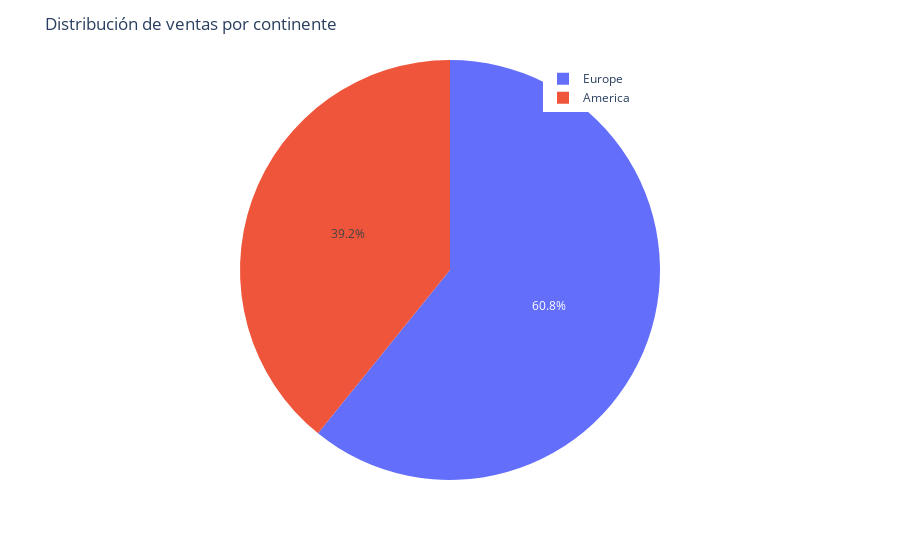

Notebook cell for this chart:
### Code cell
# Ahora crearemos nuestro pieplot ya que solo tenemos dos variables: america y europe
fig = px.pie(df_pedidos_por_continente, values = 'order_id', names = 'continente')

fig.update_layout(title=dict(text = "Distribución de ventas por continente"),
                  legend=dict( yanchor = "top", y = 0.99, xanchor = "right", x = 0.75))

fig.show()

### Figure 1 — Plotly figure (JSON) as saved in the notebook; plotly's stock layout.template omitted (floating-point values rounded to 4 significant figures)
{"data": [{"domain": {"x": [0, 1], "y": [0, 1]}, "hovertemplate": "continente=%{label}<br>order_id=%{value}<extra></extra>", "labels": ["America", "Europe"], "legendgroup": "", "name": "", "showlegend": true, "type": "pie", "values": [3467451, 5382424]}], "layout": {"legend": {"tracegroupgap": 0, "x": 0.75, "xanchor": "right", "y": 0.99, "yanchor": "top"}, "margin": {"t": 60}, "title": {"text": "Distribución de ventas por continente"}}}
